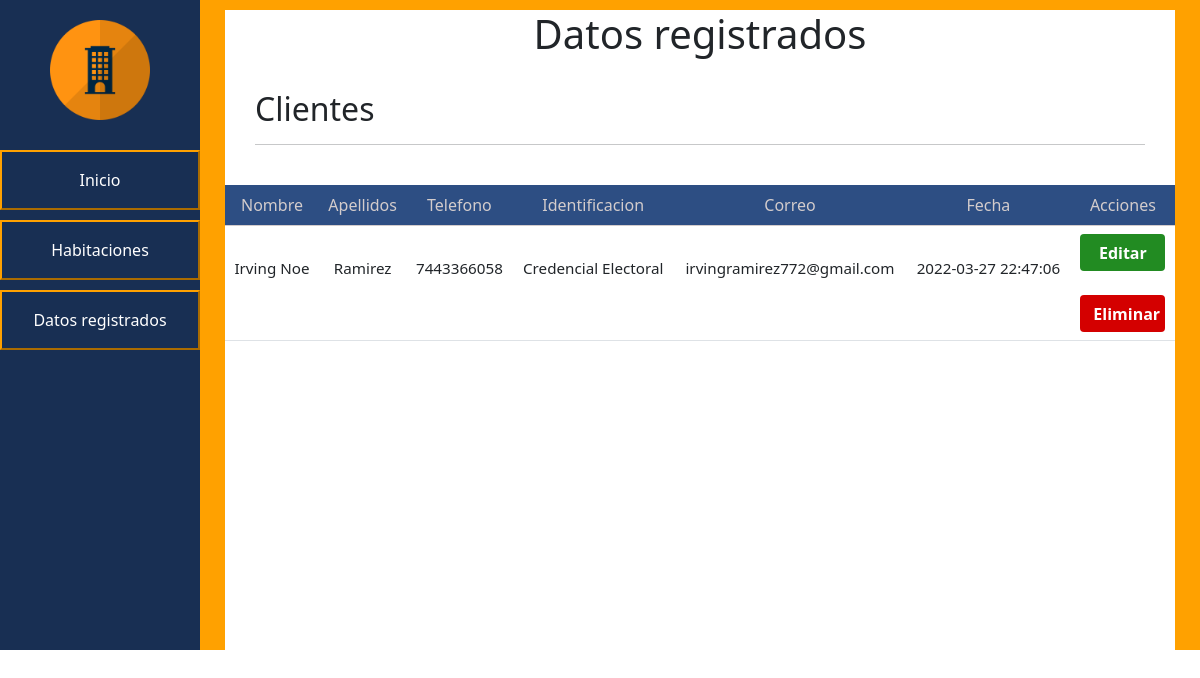
The page /PHP/datos-registrados.php on the database as committed earlier.
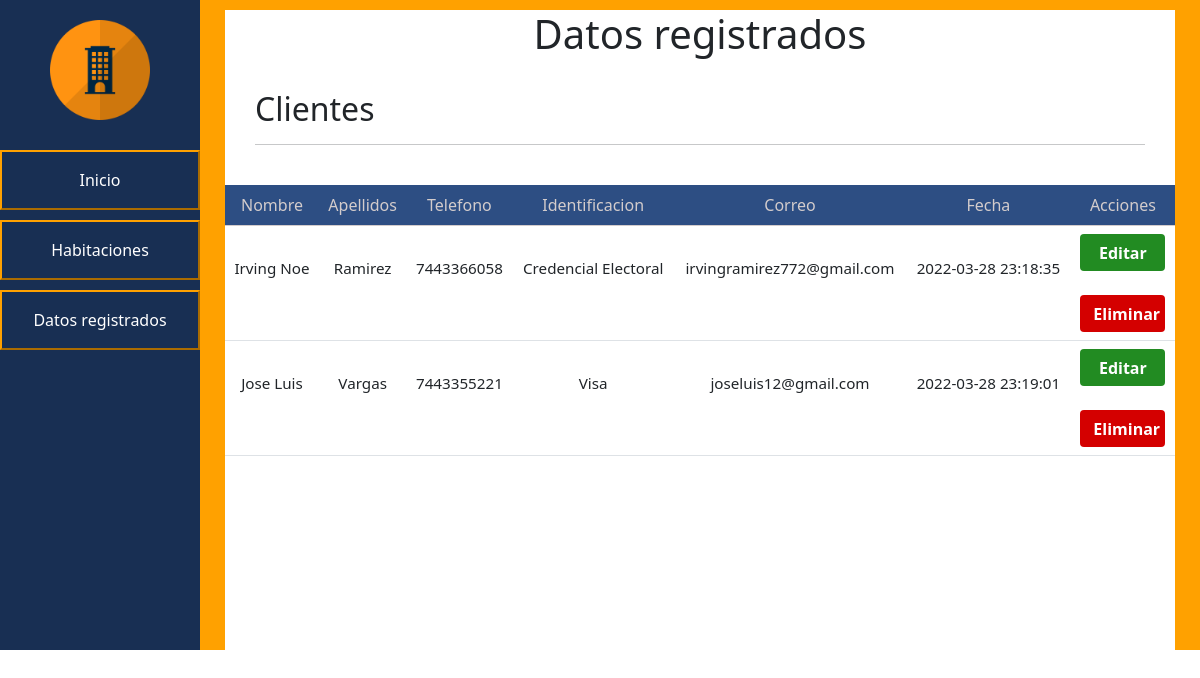
The same page on the database as committed later.
### tables this page shows
CREATE TABLE `clientes` (
  `idClientes` int(11) NOT NULL,
  `Nombre` varchar(45) NOT NULL,
  `Apellidos` varchar(45) NOT NULL,
  `Telefono` varchar(20) NOT NULL,
  `Identificacion` varchar(45) NOT NULL,
  `Correo` varchar(50) NOT NULL,
  `Fechadeingreso` datetime NOT NULL
);

### PHP/datos-registrados.php (the view, shortened to what this page needs)
<!DOCTYPE html>
<html>
<head>
    <link href="https://cdn.jsdelivr.net/npm/bootstrap@5.0.2/dist/css/bootstrap.min.css" rel="stylesheet">
    <link rel="stylesheet" type="text/css" href="../css/styles-datos-registrados.css">
</head>
<body>
	<div id="general">
		<div id="navegacion">
			<div id="navegacion-alineacion">
				<img src="..\img\img2.png" id="img1">
				<a href="index.php">
					<button class="animacion-btn" id="boton">Inicio</button>
				</a>
				<a href="habitaciones.php">
					<button class="animacion-btn" id="boton">Habitaciones</button>
				</a>
				<a href="datos-registrados.php">
					<button class="animacion-btn" id="boton">Datos registrados</button>
				</a>
			</div>
		</div>
		<div id="cuerpo">
			<div id="contenido-cuerpo">
				<h1 style="text-align: center;">Datos registrados </h1>
				<br>
                <h2 id="titulo"> Clientes </h2>
                <hr style="margin-left: 30px; margin-right: 30px;">
				<br>
                <table class="table caption-top">
                    <thead>
                        <tr class="tittleback">
                            <th scope="col">Nombre</th>
                            <th scope="col">Apellidos</th>
                            <th scope="col">Telefono</th>
                            <th scope="col">Identificacion</th>
                            <th scope="col">Correo</th>
                            <th scope="col">Fecha</th>
                            <th scope="col">Acciones</th>
                        </tr>
                    </thead>
                    <tbody>
                        <?php
                        $cont = include ("conexion.php");
                        if ($cont == true){
                        $consulta="SELECT * FROM clientes";
                        $resultado = mysqli_query($enlace,$consulta);
                        while ($mostrar=mysqli_fetch_array($resultado)){
                        ?>
                            <tr>
                                <td class="datatable"> <br> <?php echo $mostrar['Nombre'] ?> </td>
                                <td class="datatable"> <br> <?php echo $mostrar['Apellidos'] ?> </td>
                                <td class="datatable"> <br> <?php echo $mostrar['Telefono'] ?> </td>
                                <td class="datatable"> <br> <?php echo $mostrar['Identificacion'] ?> </td>
                                <td class="datatable"> <br> <?php echo $mostrar['Correo'] ?> </td>
                                <td class="datatable"> <br> <?php echo $mostrar['Fechadeingreso'] ?> </td>
                                <td>
                                   <button type="button" class="buttonupdate" data-bs-toggle="modal" data-bs-target="#updatemodal<?php echo $mostrar['idClientes'];?>">
                                        Editar
                                    </button>
                                    <br><br>
                                    <button type="button" class="buttondelete" data-bs-toggle="modal" data-bs-target="#deletetemodal<?php echo $mostrar['idClientes'];?>">
                                        Eliminar
                                    </button>
                                </td>
                            </tr>
                        <?php
                        }
                        }
                        ?>
                    </tbody>
                </table>
		</div>
	</div>
</body>
</html>

### css/styles-datos-registrados.css (style rules this page uses)
body { margin: 0; }
#general { display: flex; }
#navegacion { float: left; background-color: #182F53; height: 650px; width: 200px }
#boton { background-color: #182F53; color: white; margin-top:10px; width: 200px; height: 60px; }
#navegacion-alineacion { margin-top: 20px; }
#img1 { height: 100px; margin-left: 50px; margin-bottom:20px; }
.animacion-btn { border-color: #FFA100; color: black; background-image: -webkit-linear-gradient(45deg, #FFA100 50%, transparent 50%); background-image: linear-gradient(45deg, #FFA100 50%, transparent 50%); background-position: 100%; background-size: 400%; -webkit-transition: background 300ms ease-in-out; transition: background 300ms ease-in-out; }
.buttondelete { width: 85px; height: 37px; color: #ffffff; font-weight: bold; display: inline-block; padding: 6px 12px; font-size: 16px; text-align: center; cursor: pointer; background-image: none; border: 1px solid transparent; border-radius: 4px; outline: 0; background-color: #D40000; align-content: center; }
.buttonupdate { width: 85px; height: 37px; color: #ffffff; font-weight: bold; display: inline-block; padding: 6px 12px; font-size: 16px; text-align: center; cursor: pointer; background-image: none; border: 1px solid transparent; border-radius: 4px; outline: 0; background-color: forestgreen; align-content: center; }
.datatable { font-size: 95%; }
#cuerpo { background-color: #FFA100; height: 650px; width: 100%; overflow: scroll; }
#contenido-cuerpo { background-color: white; height: 650px; width: 950px; margin: auto; margin-top: 10px; }
#titulo { font-weight: normal; margin-left:30px; margin-right:30px; margin-bottom:13px; }
.tittleback { background: #2d4e83; color: #d3cccc; margin-left: 29px; margin-right: 23px; }
table,tr,th { text-align: center; font-weight: normal; }
th { padding-left: 18px; padding-right: 18px; }

Rows that differ between the two databases and show on the page:
changed clientes "Irving Noe": Fechadeingreso "2022-03-27 22:47:06" → "2022-03-28 23:18:35"
added clientes: Nombre "Jose Luis", Apellidos "Vargas", Telefono "7443355221", Identificacion "Visa", Correo "joseluis12@gmail.com", Fechadeingreso "2022-03-28 23:19:01"
